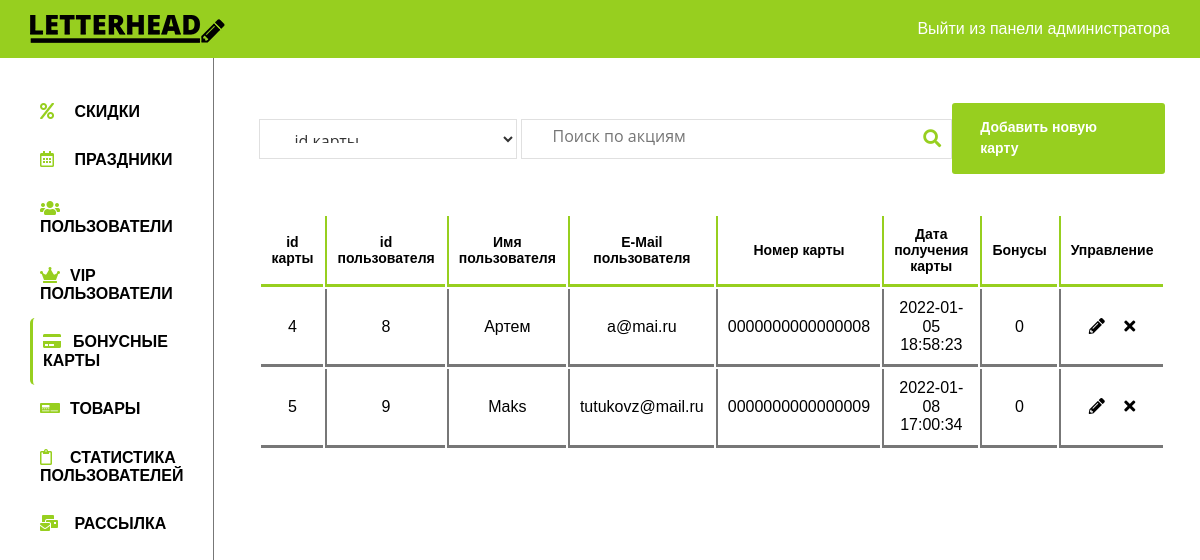
Page /admin/bonus_card.php (signed in) on the committed database.
### tables this page shows
CREATE TABLE bonus_cards (
  id int(11) NOT NULL PRIMARY KEY AUTO_INCREMENT,            
  id_user int(11) NOT NULL,                                  
  сard_number char(16) NOT NULL UNIQUE,                      
  date datetime NOT NULL DEFAULT CURRENT_TIMESTAMP,          
  balance double NOT NULL DEFAULT 0,                         
  FOREIGN KEY (id_user) REFERENCES users(id)
);

CREATE TABLE users (
  id int(11) NOT NULL PRIMARY KEY AUTO_INCREMENT,            
  date_now datetime NOT NULL DEFAULT CURRENT_TIMESTAMP,      
  birthday date NOT NULL,                                    
  username varchar(25) NOT NULL,                             
  mail varchar(60) NOT NULL UNIQUE,                          
  password varchar(70) NOT NULL                              
);

### functions/helpers.php (called while the page is built, shortened)
<?php
function db_get_prepare_stmt($link, $sql, $data = [])
{
  $stmt = mysqli_prepare($link, $sql);
  return $stmt;
}
function db_fetch_data($link, $sql, $data = [])
{
  $result = [];
  $stmt = db_get_prepare_stmt($link, $sql, $data);
  mysqli_stmt_execute($stmt);
  $res = mysqli_stmt_get_result($stmt);
  if ($res) {
    $result = mysqli_fetch_all($res, MYSQLI_ASSOC);
  }
  return $result;
}
function include_template($name, array $data = [])
{
  $name = 'templates/' . $name;
  extract($data);
  require $name;
  $result = ob_get_clean();
  return $result;
}

### admin/templates/bonus_card/bonus_card.php (the view, shortened to what this page needs)
<div class="main__flex">
  <form class="main__search" action="/admin/bonus_card.php" method="get" autocomplete="off">
    <select name="select" id="select">
      <option value="bc.id">id карты</option>
    </select>
    <input type="text" name="search" value="<?= isset($_GET['search']) ? $_GET['search'] : '' ?>" placeholder="Поиск по акциям">
    <button type="submit" class="main__search-btn"><i class="fas fa-search"></i></button>
  </form>
  <a href="/admin/bonus_card.php?add" type="button" class="btn-primary">Добавить новую карту</a>
</div>
<?php if (count($data) === 0) : ?>
  <div class="table__none">По вашему запросу ничего не найдено...</div>
<?php else : ?>
  <div class="table">
    <table class="table__content">
      <thead>
        <tr>
          <th>id карты</th>
          <th>id пользователя</th>
          <th>Имя пользователя</th>
          <th>E-Mail пользователя</th>
          <th>Номер карты</th>
          <th>Дата получения карты</th>
          <th>Бонусы</th>
          <th>Управление</th>
        </tr>
      </thead>
      <tbody>
        <?php foreach ($data as $item) : ?>
          <tr>
            <td><?= $item['id'] ?></td>
            <td><?= $item['id_user'] ?></td>
            <td><?= $item['username'] ?></td>
            <td><?= $item['mail'] ?></td>
            <td><?= $item['сard_number'] ?></td>
            <td><?= $item['date'] ?></td>
            <td><?= $item['balance'] ?></td>
            <td data-id="<?= $item['id'] ?>">
              <a href="/admin/bonus_card.php?update=<?= $item['id'] ?>" type="button" class="btn-table" title="Изменить запись">
                <i class="fas fa-pencil-alt"></i>
              </a>
              <a href="/admin/bonus_card.php?remove=<?= $item['id'] ?>" type="button" class="btn-table" title="Удалить запись">
                <i class="fas fa-times"></i>
            </td>
          </tr>
        <?php endforeach; ?>
      </tbody>
    </table>
  </div>
<?php endif; ?>

### admin/styles/style.css (style rules this page uses)
*, *::after, *::before { padding: 0; margin: 0; -webkit-box-sizing: border-box; box-sizing: border-box; }
html, body { width: 100%; height: 100%; font-size: 16px; font-family: "Raleway", sans-serif; font-weight: 400; color: #000; position: relative; cursor: default; }
a { color: inherit; font-family: inherit; text-decoration: none; }
button { color: inherit; font-family: inherit, sans-serif; border: none; outline: none; background-color: transparent; cursor: pointer; }
.btn-primary, .form__submit .btn-primary { outline: none; border: none; display: inline-block; margin-top: 22px; padding: 14px 28px 15px; color: #fff; background-color: #97cf1f; font-size: 14px; font-weight: 700; line-height: 21px; border-radius: 3px; -webkit-transition: background-color 0.3s ease-in; transition: background-color 0.3s ease-in; }
.main__search { display: -webkit-box; display: -ms-flexbox; display: flex; position: relative; width: 700px; }
.main__search input[type="text"], .main__search select { color: #333; display: inline-block; font-family: open sans, sans-serif; width: 100%; font-weight: 400; height: 40px; padding: 9px 30px 15px; background: #fff; border: 1px solid #e0e0e0; border-radius: 0; -webkit-box-shadow: none; box-shadow: none; -webkit-transition: 0.3s ease-in; transition: 0.3s ease-in; }
.main__search select { width: -webkit-min-content; width: -moz-min-content; width: min-content; margin-right: 4px; }
.main__search-btn { position: absolute; display: inline-block; top: 0; font-size: 18px; line-height: 38px; height: 40px; width: 30px; text-align: center; right: 0; color: #97cf1f; margin-right: 5px; -webkit-transition: 0.3s color ease-in; transition: 0.3s color ease-in; }
.main__flex { display: -webkit-box; display: -ms-flexbox; display: flex; -webkit-box-pack: justify; -ms-flex-pack: justify; justify-content: space-between; -webkit-box-align: center; -ms-flex-align: center; align-items: center; margin-bottom: 40px; }
.main__flex .btn-primary { margin-top: 0; }
.table { position: relative; }
.table thead { font-size: 14px; background-color: #fff; }
.table thead th { padding: 10px; border-bottom: 3px solid #97cf1f; }
.table thead th + th { border-left: 2px solid #97cf1f; }
.table tbody { margin-top: 40px; text-align: center; }
.table tbody td { padding: 10px; border-bottom: 3px solid #777; }
.table tbody td + td { border-left: 2px solid #777; }
.table .btn-table { -webkit-transition: 0.3s color ease-in; transition: 0.3s color ease-in; }
.table .btn-table + .btn-table { margin-left: 15px; }

### rows in the picture
bonus_cards: id "4", id_user "8", id_user.username "Артем", id_user.mail "a@mai.ru", сard_number "0000000000000008", date "2022-01-05 18:58:23", balance "0"
bonus_cards: id "5", id_user "9", id_user.username "Maks", id_user.mail "tutukovz@mail.ru", сard_number "0000000000000009", date "2022-01-08 17:00:34", balance "0"
